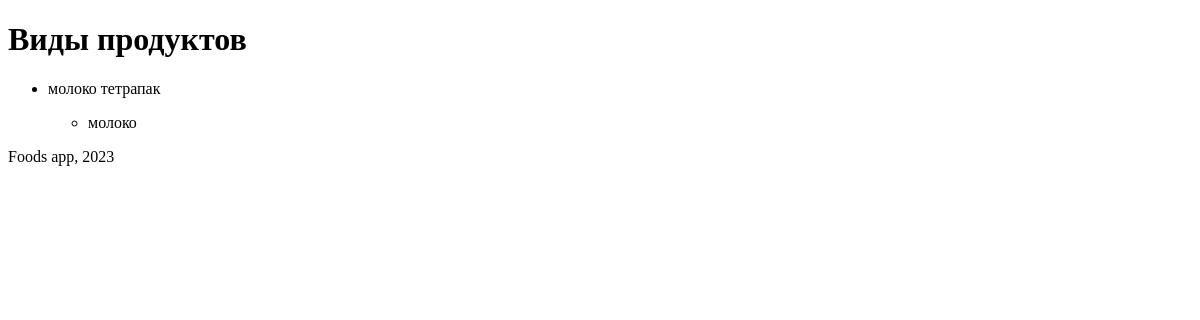
The page /groups/ on the database as committed earlier.
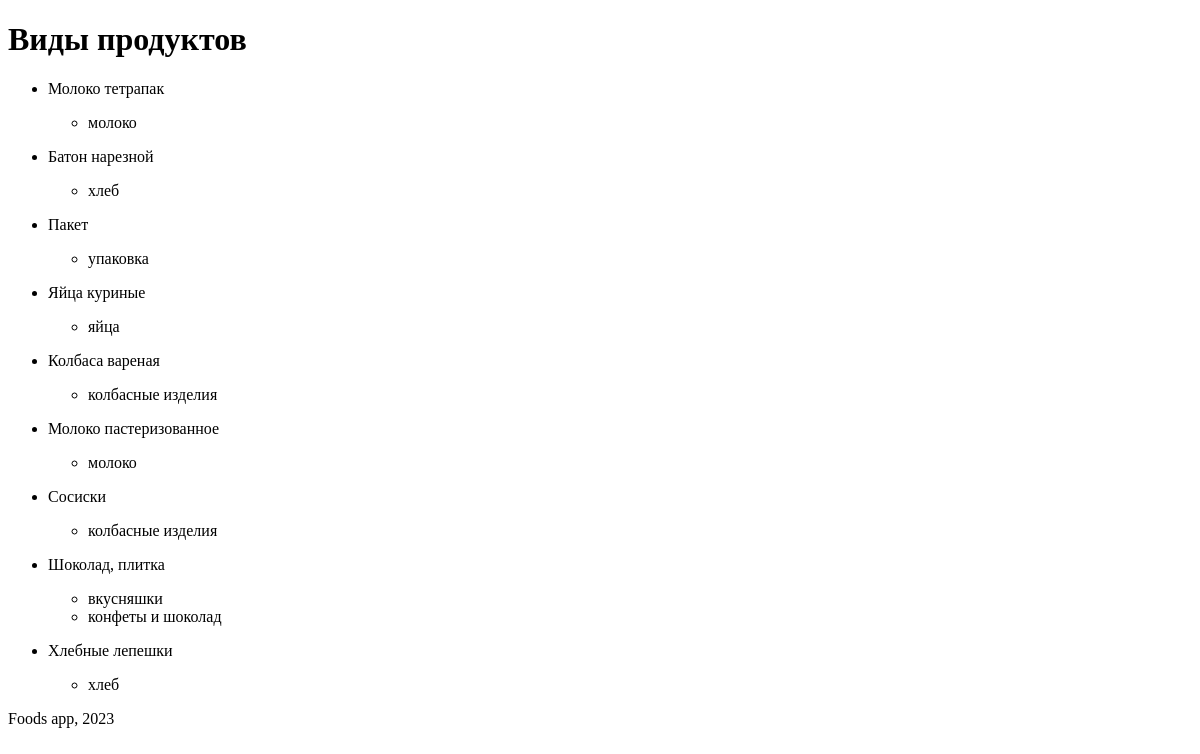
The same page on the database as committed later.
### main/models.py (models this page shows, shortened)
class ProductGroup(models.Model):
    name = models.CharField(max_length=50, default="default")
    description = models.TextField(null=False, blank=True, default="default food group description")
    created_by = models.ForeignKey(User, models.CASCADE)
    tags = models.ManyToManyField(Tag)

class Tag(models.Model):
    name = models.CharField(max_length=50, default="default")
    description = models.TextField(null=True, blank=True)
    created_by = models.ForeignKey(User, models.CASCADE)
    def __str__(self):
        return self.name

### main/views.py (the view)
# urls.py: path("groups/", group_list),
def group_list(request: HttpRequest) -> HttpResponse:
    groups = (
        ProductGroup
        .objects
        .order_by("pk")
        .prefetch_related("tags")
        .all()
    )
    return render(
        request=request,
        template_name="main/groups.html",
        context={"groups": groups},
    )

### main/templates/main/groups.html (shortened to what this page needs)
{% extends 'root.html' %}
{% block main %}
<h1>Виды продуктов</h1>
<ul>
    {% for item in groups %}
    <li>
        <p>{{item.name}}</p>
        <ul>
            {% for tag in item.tags.all %}
            <li>{{tag}}</li>
            {% endfor %}
        </ul>
    </li>
    {% endfor %}
</ul>
{% endblock %}

Rows that differ between the two databases and show on the page:
changed ProductGroup: name "молоко тетрапак" → "Молоко тетрапак"
added ProductGroup: name "Батон нарезной"
now on this page (row unchanged): Tag: name "хлеб"
added ProductGroup: name "Пакет"
now on this page (row unchanged): Tag: name "упаковка", shown under "Пакет"
added ProductGroup: name "Яйца куриные"
now on this page (row unchanged): Tag: name "яйца", shown under "Яйца куриные"
added ProductGroup: name "Колбаса вареная"
now on this page (row unchanged): Tag: name "колбасные изделия"
added ProductGroup: name "Молоко пастеризованное", Tag (name "молоко")
added ProductGroup: name "Сосиски"
added ProductGroup: name "Шоколад, плитка"
now on this page (row unchanged): Tag: name "вкусняшки", shown under "Шоколад, плитка"
added Tag: name "конфеты и шоколад", shown under "Шоколад, плитка"
added ProductGroup: name "Хлебные лепешки"
